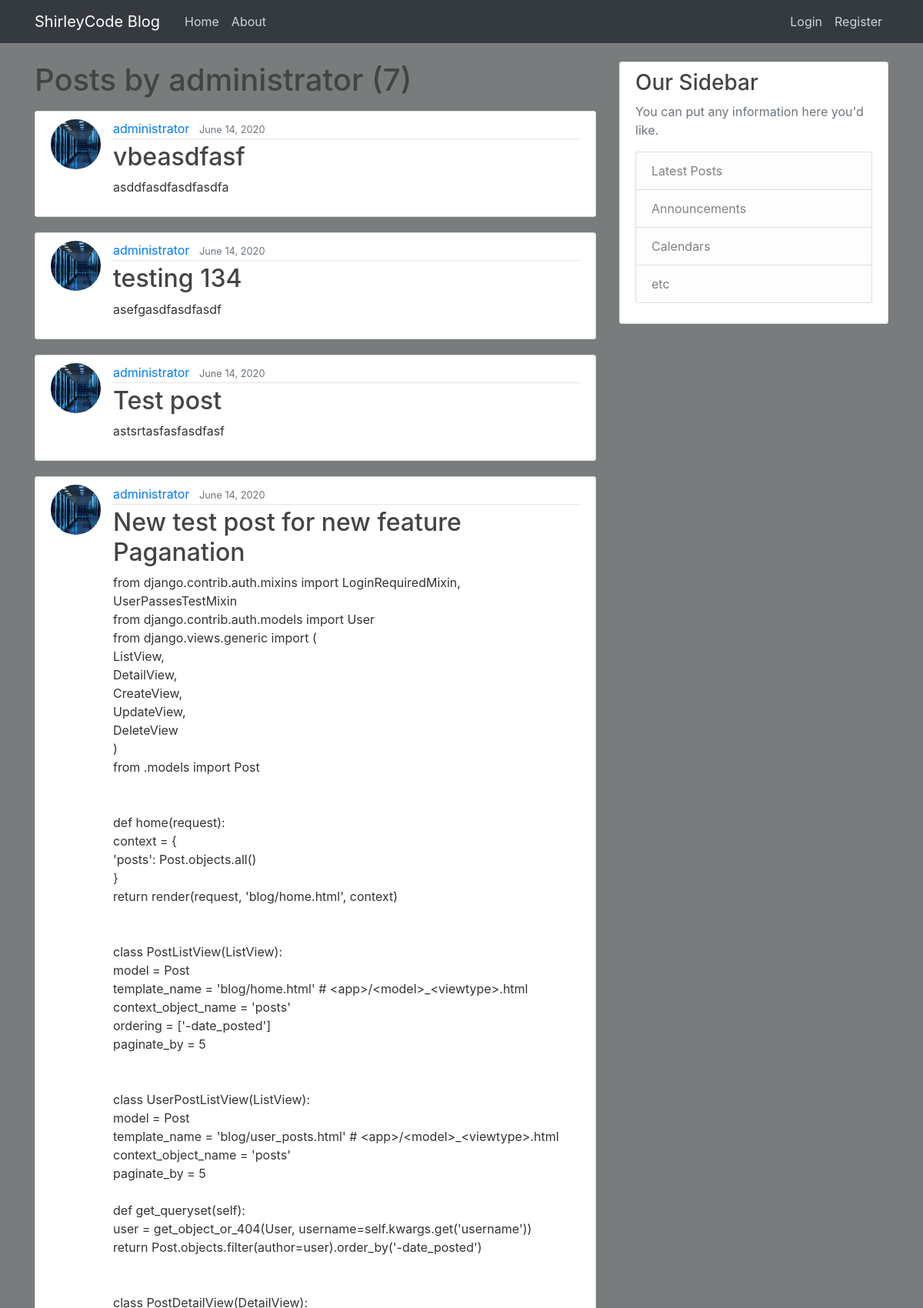
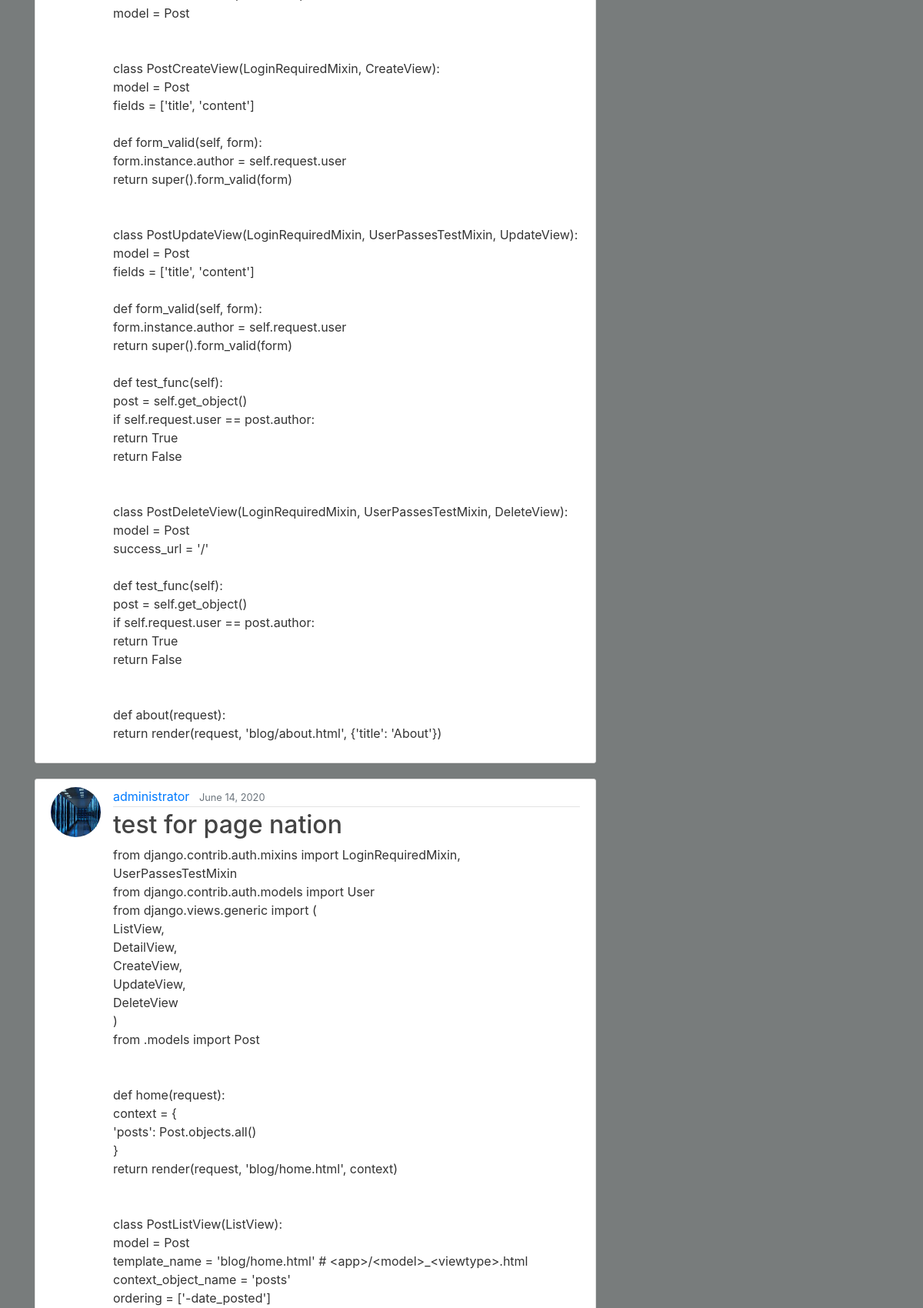
Page /user/administrator (upper part) on the committed database (2 pictures, top to bottom).
### blog/models.py (models this page shows, shortened)
class Post(models.Model):
    title =  models.CharField(max_length=100)
    content = models.TextField()
    date_posted = models.DateTimeField(default=timezone.now)
    author = models.ForeignKey(User, on_delete=models.CASCADE)

### users/models.py (models this page shows, shortened)
class Profile(models.Model):
    user = models.OneToOneField(User, on_delete=models.CASCADE)
    image = models.ImageField(default='default.jpg', upload_to='profile_pics')

### blog/views.py (the view)
# urls.py: path('user/<str:username>', UserPostListView.as_view(), name='user-posts'),
class UserPostListView(ListView):
    model = Post
    template_name = 'blog/user_posts.html'  # <app>/<model>_<viewtype>.html
    context_object_name = 'posts'
    paginate_by = 5
    def get_queryset(self):
        user = get_object_or_404(User, username=self.kwargs.get('username'))
        return Post.objects.filter(author=user).order_by('-date_posted')

### blog/templates/blog/user_posts.html (shortened to what this page needs)
{% extends "blog/base.html" %}
{% block content %}
    <h1 class="mb-3">Posts by {{ view.kwargs.username }} ({{ page_obj.paginator.count }})</h1>
    {% for post in posts %}
        <article class="media content-section">
          <img class="rounded-circle article-img" src="{{ post.author.profile.image.url }}">
          <div class="media-body">
            <div class="article-metadata">
              <a class="mr-2" href="{% url 'user-posts' post.author.username %}">{{ post.author }}</a>
              <small class="text-muted">{{ post.date_posted|date:"F d, Y" }}</small>
            </div>
            <h2><a class="article-title" href="{% url 'post-detail' post.id %}">{{ post.title }}</a></h2>
            <p class="article-content">{{ post.content }}</p>
          </div>
        </article>
    {% endfor %}
{% endblock content %}

### blog/static/blog/main.css (style rules this page uses)
body { background: #fafafa; color: #333333; margin-top: 5rem; }
h1, h2, h3, h4, h5, h6 { color: #444444; }
.content-section { background: #ffffff; padding: 10px 20px; border: 1px solid #dddddd; border-radius: 3px; margin-bottom: 20px; }
.article-title { color: #444444; }
.article-content { white-space: pre-line; }
.article-img { height: 65px; width: 65px; margin-right: 16px; }
.article-metadata { padding-bottom: 1px; margin-bottom: 4px; border-bottom: 1px solid #e3e3e3 }

### rows in the picture
Post: author.profile.image (picture), author "administrator", date_posted "June 14, 2020", title "vbeasdfasf", content "asddfasdfasdfasdfa"
Post: author.profile.image (picture), author "administrator", date_posted "June 14, 2020", title "testing 134", content "asefgasdfasdfasdf"
Post: author.profile.image (picture), author "administrator", date_posted "June 14, 2020", title "Test post", content "astsrtasfasfasdfasf"
Post: author.profile.image (picture), author "administrator", date_posted "June 14, 2020", title "New test post for new feature Paganation", content "from django.contrib.auth.mixins import LoginRequiredMixin, UserPassesTestMixin from django.contrib.auth.models import User from django.views.generic import ( ListView, DetailView, CreateView, UpdateView, DeleteView ) from .models import Post def home(request): context = { 'posts': Post.objects.all() } return render(request, 'blog/home.html', context) class PostListView(ListView): model = Post template_name = 'blog/home.html' # <app>/<model>_<viewtype>.html context_object_name = 'posts' ordering = ['-date_posted'] paginate_by = 5 class UserPostListView(ListView): model = Post template_name = 'blog/user_posts.html' # <app>/<model>_<viewtype>.html context_object_name = 'posts' paginate_by = 5…"
Post: author.profile.image (picture), author "administrator", date_posted "June 14, 2020", title "test for page nation"

### other values in the picture
{{ view.kwargs.username }} "administrator"
{{ page_obj.paginator.count }} "7"
